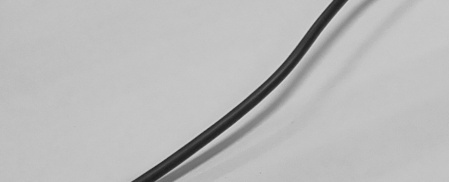
#> input picture Tube_pic/camera71_tube01_roi01.jpg, 449 x 182 px, found by its file name
$ python pic1126.py   (older library calls are emulated)
#> lines starting #> are read from the running program, lines starting #| are printed output that depends on the picture
# -*- coding: utf-8 -*-
"""
Created on Mon Nov 26 22:09:53 2018

@author: 施腾芮
"""

import cv2

def Split_Pic(img):
      imgcopy = img.copy()
      gray = cv2.cvtColor(imgcopy, cv2.COLOR_BGR2GRAY)
      grayImage = cv2.medianBlur(gray, 5)
      ret, binary = cv2.threshold(grayImage, 100, 255, cv2.THRESH_BINARY)
      #cv2.imshow('threshold',binary)
      binary = cv2.Canny(binary, 100, 255)
      image, contours, hierarchy = cv2.findContours(binary, cv2.RETR_EXTERNAL, cv2.CHAIN_APPROX_NONE)
      #print(len(contours))
      cv2.drawContours(img, contours, -1, (255, 0, 0), 2)
      cnt = contours[0] #在拟合右边的那条轮廓
      rows,cols = img.shape[:2]
      [vx,vy,x,y]=cv2.fitLine(cnt,cv2.DIST_L2,0,0.01,0.01)
      #print(vx,vy,x,y)
      xa = x - (vx/vy) * y
      ya = 0
      xb = x + (vx/vy) * (rows - y)
      yb = rows
      img = cv2.line(img,(xa,ya),(xb,yb),(0,255,0),2)
      return img

#cv2.namedWindow('img', cv2.WINDOW_AUTOSIZE)
img = cv2.imread('D:\\twelve1212\\Tube_pic\\camera71_tube01_roi01.jpg')
#> img is the input picture: shape (182, 449, 3); min 28, max 211, mean 186.4
img_rows,img_cols = img.shape[:2]
#> img_rows = 182; img_cols = 449
print(img_rows)
#| 182
print(img_cols)
#| 449
img_split1 = img[0:int(img_rows/4), 0:int(img_cols)]   #对像素取整 可能会丢失一些像素
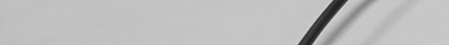
#> img_split1: shape (45, 449, 3); min 31, max 211, mean 188.8
img_split2 = img[int(img_rows/4):int(img_rows/2), 0:int(img_cols)]
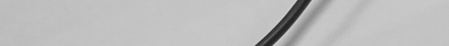
#> img_split2: shape (46, 449, 3); min 32, max 209, mean 188.4
img_split3 = img[int(img_rows/2):int(3*img_rows/4), 0:int(img_cols)]
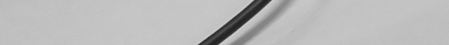
#> img_split3: shape (45, 449, 3); min 30, max 209, mean 186.1
img_split4 = img[int(3*img_rows/4):int(img_rows), 0:int(img_cols)]
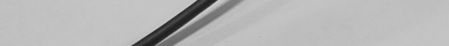
#> img_split4: shape (46, 449, 3); min 28, max 208, mean 182.3
img_split = [img_split1,img_split2,img_split3,img_split4]
i = 97
for img in img_split:
      cv2.namedWindow('img'+chr(i), cv2.WINDOW_AUTOSIZE)
#> (the run stopped early here; a loop or call above may not have finished)
